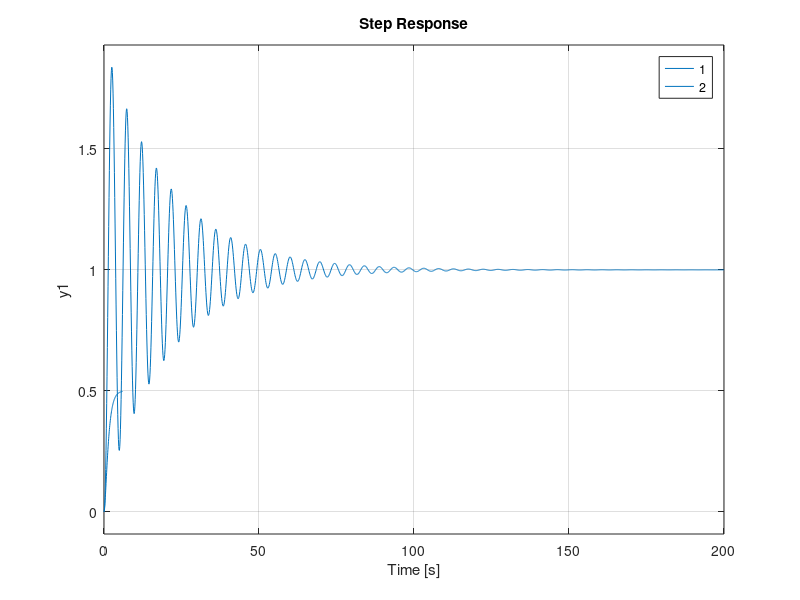

Reproduce this figure in MATLAB.
clear;
clc;
close all;

num=[1];
den=[1 3 1];
g = tf(num,den);
h = 1;  
kp=1;
ki=0;
kd=0;

c = pid(kp,ki,kd);
t = feedback(c*g,h);
step(t)
hold on;
kp=1;
ki=5;
kd=0;

c = pid(kp,ki,kd);
t = feedback(c*g,h);
step(t)
legend("1","2")

